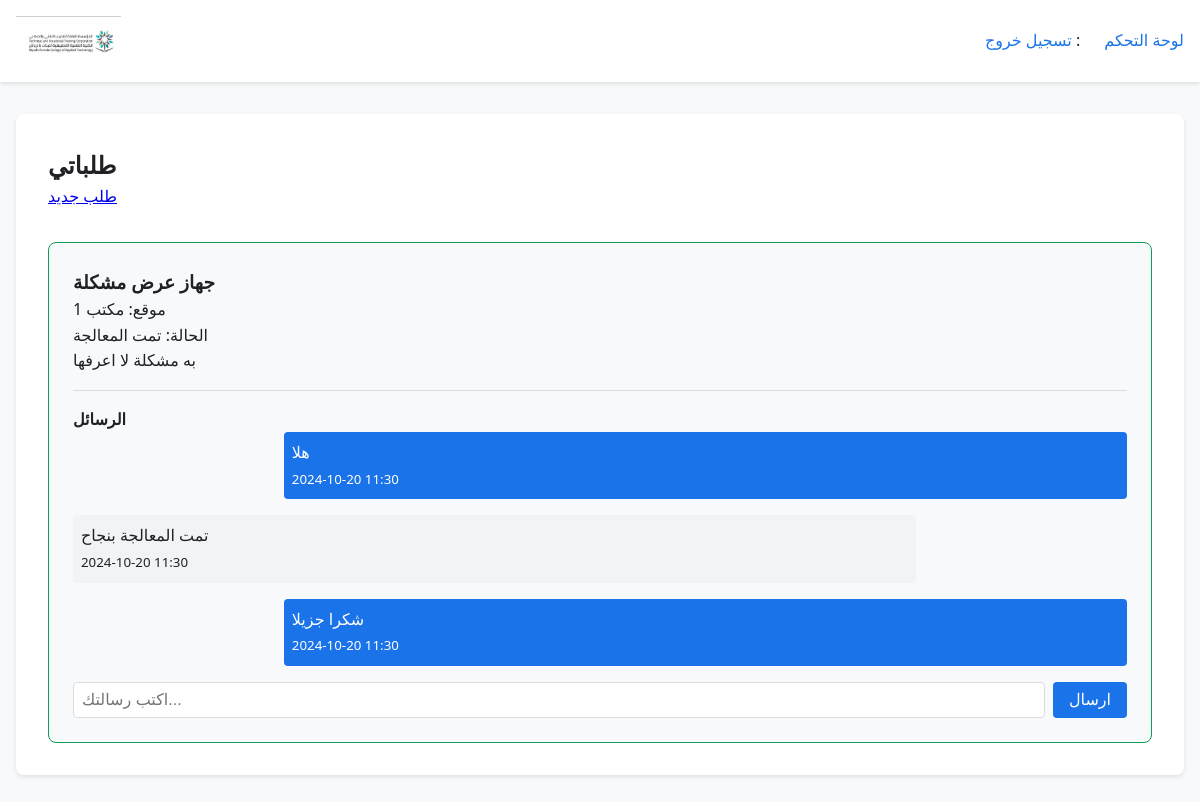
Page /dashboard (signed in) on the committed database.
### init_db.py (models this page shows)
class Request(db.Model):
    id = db.Column(db.Integer, primary_key=True)
    user_id = db.Column(db.Integer, db.ForeignKey('user.id'), nullable=False)
    location_type = db.Column(db.String(20), nullable=False)
    location_number = db.Column(db.String(20), nullable=False)
    problem_type = db.Column(db.String(20), nullable=False)
    description = db.Column(db.Text, nullable=False)
    image_path = db.Column(db.String(200))
    status = db.Column(db.String(20), default='pending')
    created_at = db.Column(db.DateTime, default=datetime.utcnow)
    messages = db.relationship('Message', backref='request', lazy=True)

class Message(db.Model):
    id = db.Column(db.Integer, primary_key=True)
    request_id = db.Column(db.Integer, db.ForeignKey('request.id'), nullable=False)
    sender_id = db.Column(db.Integer, db.ForeignKey('user.id'), nullable=False)
    content = db.Column(db.Text, nullable=False)
    timestamp = db.Column(db.DateTime, default=datetime.utcnow)

### routes.py (the view)
@main.route('/dashboard')
@login_required
def dashboard():
    if current_user.is_admin:
        requests = Request.query.all()
        problems_df = pd.DataFrame([
            {'نوع المشكلة': req.problem_type, 'العدد': 1}
            for req in requests
        ])
        problems_df = problems_df.groupby('نوع المشكلة').sum().reset_index()
        fig = px.bar(problems_df, x='نوع المشكلة', y='العدد', title='توزيع انواع المشاكل')
        graph_json = fig.to_json()
        return render_template('admin_dashboard.html', requests=requests, graph_json=graph_json)
    else:
        requests = Request.query.filter_by(user_id=current_user.id).all()
        return render_template('user_dashboard.html', requests=requests)

### app.py (called while the page is built)
def create_app():
    app = Flask(__name__)
    app.config.from_object(Config)
    db.init_app(app)
    login_manager = LoginManager()
    login_manager.login_view = 'main.login'
    login_manager.init_app(app)
    @login_manager.user_loader
    def load_user(user_id):
        return User.query.get(int(user_id))
    app.register_blueprint(main)
    with app.app_context():
        db.create_all()
        admin = User.query.filter_by(email='admin@college.edu').first()
        if not admin:
            from werkzeug.security import generate_password_hash
            admin = User(
                full_name='Admin User',
                email='admin@college.edu',
                password=generate_password_hash('admin123'),
                is_admin=True
            )
            db.session.add(admin)
            db.session.commit()
    return app

### templates/user_dashboard.html (shortened to what this page needs)
{% extends "base.html" %}
{% block content %}
<div class="dashboard">
    <h2>طلباتي</h2>
    <a href="{{ url_for('main.new_request') }}" class="button">طلب جديد</a>
    <div class="requests-list">
        {% for request in requests %}
        <div class="request-card {% if request.status == 'تمت المعالجة' %}solved{% endif %}">
            <h3>{{ request.problem_type }} مشكلة</h3>
            <p>موقع: {{ request.location_type }} {{ request.location_number }}</p>
            <p>الحالة: {{ request.status }}</p>
            <p>{{ request.description }}</p
            <div class="messages">
                <h4>الرسائل</h4>
                {% for message in request.messages %}
                <div class="message {% if message.sender_id == current_user.id %}sent{% else %}received{% endif %}">
                    <p>{{ message.content }}</p>
                    <small>{{ message.timestamp.strftime('%Y-%m-%d %H:%M') }}</small>
                </div>
                {% endfor %}
                <form method="POST" action="{{ url_for('main.add_message', request_id=request.id) }}" class="message-form">
                    <input type="text" name="content" placeholder="اكتب رسالتك..." required>
                    <button type="submit">ارسال</button>
                </form>
            </div>
        </div>
        {% endfor %}
    </div>
</div>
{% endblock %}

### static/css/style.css (style rules this page uses)
:root { --primary-color: #1a73e8; --secondary-color: #4285f4; --background-color: #f8f9fa; --text-color: #202124; --border-color: #dadce0; --success-color: #0f9d58; --error-color: #d93025; }
* { margin: 0; padding: 0; box-sizing: border-box; }
body { font-family: 'Segoe UI', Tahoma, Geneva, Verdana, sans-serif; line-height: 1.6; color: var(--text-color); background-color: var(--background-color); }
input[type="text"], input[type="email"], input[type="password"], select, textarea { width: 100%; padding: 0.5rem; border: 1px solid var(--border-color); border-radius: 4px; font-size: 1rem; }
button { background-color: var(--primary-color); color: white; padding: 0.5rem 1rem; border: none; border-radius: 4px; cursor: pointer; font-size: 1rem; font-weight: 500; }
.dashboard { padding: 2rem; background-color: white; border-radius: 8px; box-shadow: 0 2px 4px rgba(0,0,0,0.1); }
.requests-list { margin-top: 2rem; display: grid; gap: 1.5rem; }
.request-card { border: 1px solid var(--border-color); border-radius: 8px; padding: 1.5rem; }
.request-card.solved { background-color: #f8f9fa; border-color: var(--success-color); }
.messages { margin-top: 1rem; border-top: 1px solid var(--border-color); padding-top: 1rem; }
.message { margin-bottom: 1rem; padding: 0.5rem; border-radius: 4px; max-width: 80%; }
.message.sent { background-color: var(--primary-color); color: white; margin-left: auto; }
.message.received { background-color: #f1f3f4; }
.message-form { display: flex; gap: 0.5rem; margin-top: 1rem; }
.message-form input { flex-grow: 1; }

### rows in the picture
Request: problem_type "جهاز عرض", location_type "مكتب", location_number "1", status "تمت المعالجة", description "به مشكلة لا اعرفها"
Message: content "هلا", timestamp "2024-10-20 11:30"
Message: content "تمت المعالجة بنجاح", timestamp "2024-10-20 11:30"
Message: content "شكرا جزيلا", timestamp "2024-10-20 11:30"
